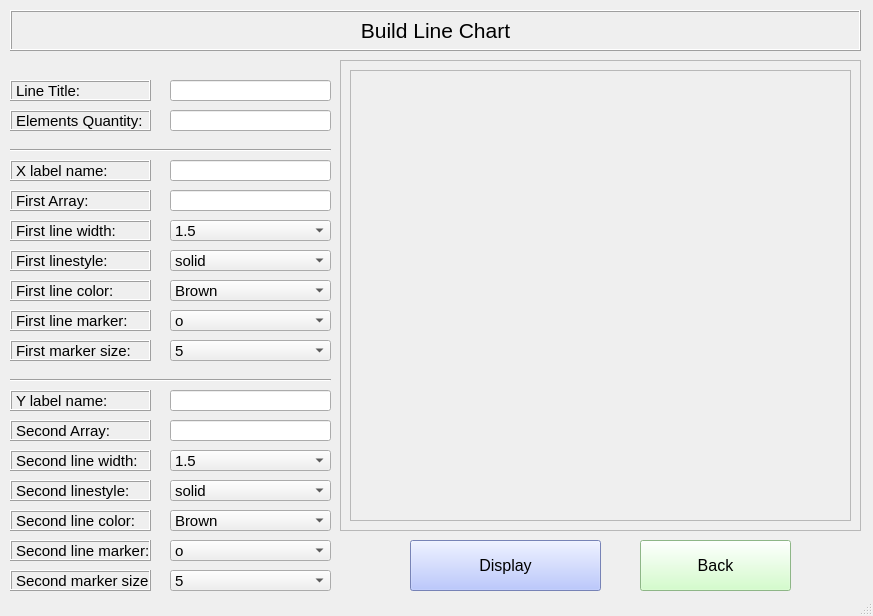
<?xml version="1.0" encoding="UTF-8"?>
<ui version="4.0">
 <class>line_page</class>
 <widget class="QMainWindow" name="line_page">
  <property name="geometry">
   <rect>
    <x>0</x>
    <y>0</y>
    <width>873</width>
    <height>616</height>
   </rect>
  </property>
  <property name="windowTitle">
   <string>MainWindow</string>
  </property>
  <widget class="QWidget" name="centralwidget">
   <widget class="QLabel" name="line_label">
    <property name="geometry">
     <rect>
      <x>10</x>
      <y>10</y>
      <width>851</width>
      <height>41</height>
     </rect>
    </property>
    <property name="font">
     <font>
      <pointsize>16</pointsize>
     </font>
    </property>
    <property name="frameShape">
     <enum>QFrame::Box</enum>
    </property>
    <property name="frameShadow">
     <enum>QFrame::Raised</enum>
    </property>
    <property name="text">
     <string>Build Line Chart</string>
    </property>
    <property name="alignment">
     <set>Qt::AlignCenter</set>
    </property>
   </widget>
   <widget class="QFrame" name="fr_down">
    <property name="geometry">
     <rect>
      <x>340</x>
      <y>60</y>
      <width>521</width>
      <height>471</height>
     </rect>
    </property>
    <property name="frameShape">
     <enum>QFrame::StyledPanel</enum>
    </property>
    <property name="frameShadow">
     <enum>QFrame::Raised</enum>
    </property>
    <layout class="QHBoxLayout" name="horizontalLayout">
     <item>
      <widget class="QFrame" name="fr_up">
       <property name="frameShape">
        <enum>QFrame::StyledPanel</enum>
       </property>
       <property name="frameShadow">
        <enum>QFrame::Raised</enum>
       </property>
      </widget>
     </item>
    </layout>
   </widget>
   <widget class="QPushButton" name="back_button">
    <property name="geometry">
     <rect>
      <x>640</x>
      <y>540</y>
      <width>151</width>
      <height>51</height>
     </rect>
    </property>
    <property name="font">
     <font>
      <pointsize>12</pointsize>
     </font>
    </property>
    <property name="styleSheet">
     <string notr="true">background-color: rgb(199, 255, 189);</string>
    </property>
    <property name="text">
     <string>Back</string>
    </property>
   </widget>
   <widget class="QLabel" name="title_label">
    <property name="geometry">
     <rect>
      <x>10</x>
      <y>80</y>
      <width>141</width>
      <height>21</height>
     </rect>
    </property>
    <property name="font">
     <font>
      <pointsize>11</pointsize>
     </font>
    </property>
    <property name="frameShape">
     <enum>QFrame::Box</enum>
    </property>
    <property name="frameShadow">
     <enum>QFrame::Raised</enum>
    </property>
    <property name="text">
     <string>Line Title:</string>
    </property>
   </widget>
   <widget class="QLabel" name="x_label">
    <property name="geometry">
     <rect>
      <x>10</x>
      <y>160</y>
      <width>141</width>
      <height>21</height>
     </rect>
    </property>
    <property name="font">
     <font>
      <pointsize>11</pointsize>
     </font>
    </property>
    <property name="frameShape">
     <enum>QFrame::Box</enum>
    </property>
    <property name="frameShadow">
     <enum>QFrame::Raised</enum>
    </property>
    <property name="text">
     <string>X label name:</string>
    </property>
   </widget>
   <widget class="QLabel" name="y_label">
    <property name="geometry">
     <rect>
      <x>10</x>
      <y>390</y>
      <width>141</width>
      <height>21</height>
     </rect>
    </property>
    <property name="font">
     <font>
      <pointsize>11</pointsize>
     </font>
    </property>
    <property name="frameShape">
     <enum>QFrame::Box</enum>
    </property>
    <property name="frameShadow">
     <enum>QFrame::Raised</enum>
    </property>
    <property name="text">
     <string>Y label name:</string>
    </property>
   </widget>
   <widget class="QLabel" name="color_label_1">
    <property name="geometry">
     <rect>
      <x>10</x>
      <y>280</y>
      <width>141</width>
      <height>21</height>
     </rect>
    </property>
    <property name="font">
     <font>
      <pointsize>11</pointsize>
     </font>
    </property>
    <property name="frameShape">
     <enum>QFrame::Box</enum>
    </property>
    <property name="frameShadow">
     <enum>QFrame::Raised</enum>
    </property>
    <property name="text">
     <string>First line color:</string>
    </property>
   </widget>
   <widget class="QLabel" name="first_label">
    <property name="geometry">
     <rect>
      <x>10</x>
      <y>190</y>
      <width>141</width>
      <height>21</height>
     </rect>
    </property>
    <property name="font">
     <font>
      <pointsize>11</pointsize>
     </font>
    </property>
    <property name="frameShape">
     <enum>QFrame::Box</enum>
    </property>
    <property name="frameShadow">
     <enum>QFrame::Raised</enum>
    </property>
    <property name="text">
     <string>First Array:</string>
    </property>
   </widget>
   <widget class="QLabel" name="second_label">
    <property name="geometry">
     <rect>
      <x>10</x>
      <y>420</y>
      <width>141</width>
      <height>21</height>
     </rect>
    </property>
    <property name="font">
     <font>
      <pointsize>11</pointsize>
     </font>
    </property>
    <property name="frameShape">
     <enum>QFrame::Box</enum>
    </property>
    <property name="frameShadow">
     <enum>QFrame::Raised</enum>
    </property>
    <property name="text">
     <string>Second Array:</string>
    </property>
   </widget>
   <widget class="QLabel" name="quantity_label">
    <property name="geometry">
     <rect>
      <x>10</x>
      <y>110</y>
      <width>141</width>
      <height>21</height>
     </rect>
    </property>
    <property name="font">
     <font>
      <pointsize>11</pointsize>
     </font>
    </property>
    <property name="frameShape">
     <enum>QFrame::Box</enum>
    </property>
    <property name="frameShadow">
     <enum>QFrame::Raised</enum>
    </property>
    <property name="text">
     <string>Elements Quantity:</string>
    </property>
   </widget>
   <widget class="QLineEdit" name="t_line">
    <property name="geometry">
     <rect>
      <x>170</x>
      <y>80</y>
      <width>161</width>
      <height>21</height>
     </rect>
    </property>
    <property name="font">
     <font>
      <pointsize>11</pointsize>
     </font>
    </property>
    <property name="text">
     <string/>
    </property>
    <property name="alignment">
     <set>Qt::AlignCenter</set>
    </property>
   </widget>
   <widget class="QLineEdit" name="x_line">
    <property name="geometry">
     <rect>
      <x>170</x>
      <y>160</y>
      <width>161</width>
      <height>21</height>
     </rect>
    </property>
    <property name="font">
     <font>
      <pointsize>11</pointsize>
     </font>
    </property>
    <property name="text">
     <string/>
    </property>
    <property name="alignment">
     <set>Qt::AlignCenter</set>
    </property>
   </widget>
   <widget class="QLineEdit" name="y_line">
    <property name="geometry">
     <rect>
      <x>170</x>
      <y>390</y>
      <width>161</width>
      <height>21</height>
     </rect>
    </property>
    <property name="font">
     <font>
      <pointsize>11</pointsize>
     </font>
    </property>
    <property name="text">
     <string/>
    </property>
    <property name="alignment">
     <set>Qt::AlignCenter</set>
    </property>
   </widget>
   <widget class="QLineEdit" name="f_line">
    <property name="geometry">
     <rect>
      <x>170</x>
      <y>190</y>
      <width>161</width>
      <height>21</height>
     </rect>
    </property>
    <property name="font">
     <font>
      <pointsize>11</pointsize>
     </font>
    </property>
    <property name="text">
     <string/>
    </property>
    <property name="alignment">
     <set>Qt::AlignCenter</set>
    </property>
   </widget>
   <widget class="QLineEdit" name="s_line">
    <property name="geometry">
     <rect>
      <x>170</x>
      <y>420</y>
      <width>161</width>
      <height>21</height>
     </rect>
    </property>
    <property name="font">
     <font>
      <pointsize>11</pointsize>
     </font>
    </property>
    <property name="text">
     <string/>
    </property>
    <property name="alignment">
     <set>Qt::AlignCenter</set>
    </property>
   </widget>
   <widget class="QLineEdit" name="q_line">
    <property name="geometry">
     <rect>
      <x>170</x>
      <y>110</y>
      <width>161</width>
      <height>21</height>
     </rect>
    </property>
    <property name="font">
     <font>
      <pointsize>11</pointsize>
     </font>
    </property>
    <property name="text">
     <string/>
    </property>
    <property name="alignment">
     <set>Qt::AlignCenter</set>
    </property>
   </widget>
   <widget class="QComboBox" name="color_box_1">
    <property name="geometry">
     <rect>
      <x>170</x>
      <y>280</y>
      <width>161</width>
      <height>21</height>
     </rect>
    </property>
    <property name="font">
     <font>
      <pointsize>11</pointsize>
     </font>
    </property>
    <item>
     <property name="text">
      <string>Brown</string>
     </property>
    </item>
    <item>
     <property name="text">
      <string>Blue</string>
     </property>
    </item>
    <item>
     <property name="text">
      <string>Red</string>
     </property>
    </item>
    <item>
     <property name="text">
      <string>Yellow</string>
     </property>
    </item>
    <item>
     <property name="text">
      <string>Black</string>
     </property>
    </item>
    <item>
     <property name="text">
      <string>Grey</string>
     </property>
    </item>
    <item>
     <property name="text">
      <string>Green</string>
     </property>
    </item>
    <item>
     <property name="text">
      <string>Pink</string>
     </property>
    </item>
    <item>
     <property name="text">
      <string>Purple</string>
     </property>
    </item>
   </widget>
   <widget class="QPushButton" name="display_button">
    <property name="geometry">
     <rect>
      <x>410</x>
      <y>540</y>
      <width>191</width>
      <height>51</height>
     </rect>
    </property>
    <property name="font">
     <font>
      <pointsize>12</pointsize>
     </font>
    </property>
    <property name="styleSheet">
     <string notr="true">background-color: rgb(166, 183, 255);</string>
    </property>
    <property name="text">
     <string>Display</string>
    </property>
   </widget>
   <widget class="QLabel" name="width_label_1">
    <property name="geometry">
     <rect>
      <x>10</x>
      <y>220</y>
      <width>141</width>
      <height>21</height>
     </rect>
    </property>
    <property name="font">
     <font>
      <pointsize>11</pointsize>
     </font>
    </property>
    <property name="frameShape">
     <enum>QFrame::Box</enum>
    </property>
    <property name="frameShadow">
     <enum>QFrame::Raised</enum>
    </property>
    <property name="text">
     <string>First line width:</string>
    </property>
   </widget>
   <widget class="QComboBox" name="width_box_1">
    <property name="geometry">
     <rect>
      <x>170</x>
      <y>220</y>
      <width>161</width>
      <height>21</height>
     </rect>
    </property>
    <property name="font">
     <font>
      <pointsize>11</pointsize>
     </font>
    </property>
    <item>
     <property name="text">
      <string>1.5</string>
     </property>
    </item>
    <item>
     <property name="text">
      <string>3</string>
     </property>
    </item>
    <item>
     <property name="text">
      <string>5</string>
     </property>
    </item>
    <item>
     <property name="text">
      <string>8</string>
     </property>
    </item>
    <item>
     <property name="text">
      <string>11</string>
     </property>
    </item>
    <item>
     <property name="text">
      <string>15</string>
     </property>
    </item>
    <item>
     <property name="text">
      <string>17</string>
     </property>
    </item>
    <item>
     <property name="text">
      <string>20</string>
     </property>
    </item>
   </widget>
   <widget class="QLabel" name="style_label_1">
    <property name="geometry">
     <rect>
      <x>10</x>
      <y>250</y>
      <width>141</width>
      <height>21</height>
     </rect>
    </property>
    <property name="font">
     <font>
      <pointsize>11</pointsize>
     </font>
    </property>
    <property name="frameShape">
     <enum>QFrame::Box</enum>
    </property>
    <property name="frameShadow">
     <enum>QFrame::Raised</enum>
    </property>
    <property name="text">
     <string>First linestyle:</string>
    </property>
   </widget>
   <widget class="QComboBox" name="style_box_1">
    <property name="geometry">
     <rect>
      <x>170</x>
      <y>250</y>
      <width>161</width>
      <height>21</height>
     </rect>
    </property>
    <property name="font">
     <font>
      <pointsize>11</pointsize>
     </font>
    </property>
    <item>
     <property name="text">
      <string>solid</string>
     </property>
    </item>
    <item>
     <property name="text">
      <string>dotted</string>
     </property>
    </item>
    <item>
     <property name="text">
      <string>dashed</string>
     </property>
    </item>
    <item>
     <property name="text">
      <string>dashdot</string>
     </property>
    </item>
    <item>
     <property name="text">
      <string>None</string>
     </property>
    </item>
   </widget>
   <widget class="QLabel" name="color_label_2">
    <property name="geometry">
     <rect>
      <x>10</x>
      <y>510</y>
      <width>141</width>
      <height>21</height>
     </rect>
    </property>
    <property name="font">
     <font>
      <pointsize>11</pointsize>
     </font>
    </property>
    <property name="frameShape">
     <enum>QFrame::Box</enum>
    </property>
    <property name="frameShadow">
     <enum>QFrame::Raised</enum>
    </property>
    <property name="text">
     <string>Second line color:</string>
    </property>
   </widget>
   <widget class="QLabel" name="style_label_2">
    <property name="geometry">
     <rect>
      <x>10</x>
      <y>480</y>
      <width>141</width>
      <height>21</height>
     </rect>
    </property>
    <property name="font">
     <font>
      <pointsize>11</pointsize>
     </font>
    </property>
    <property name="frameShape">
     <enum>QFrame::Box</enum>
    </property>
    <property name="frameShadow">
     <enum>QFrame::Raised</enum>
    </property>
    <property name="text">
     <string>Second linestyle:</string>
    </property>
   </widget>
   <widget class="QLabel" name="width_label_2">
    <property name="geometry">
     <rect>
      <x>10</x>
      <y>450</y>
      <width>141</width>
      <height>21</height>
     </rect>
    </property>
    <property name="font">
     <font>
      <pointsize>11</pointsize>
     </font>
    </property>
    <property name="frameShape">
     <enum>QFrame::Box</enum>
    </property>
    <property name="frameShadow">
     <enum>QFrame::Raised</enum>
    </property>
    <property name="text">
     <string>Second line width:</string>
    </property>
   </widget>
   <widget class="QComboBox" name="style_box_2">
    <property name="geometry">
     <rect>
      <x>170</x>
      <y>480</y>
      <width>161</width>
      <height>21</height>
     </rect>
    </property>
    <property name="font">
     <font>
      <pointsize>11</pointsize>
     </font>
    </property>
    <item>
     <property name="text">
      <string>solid</string>
     </property>
    </item>
    <item>
     <property name="text">
      <string>dotted</string>
     </property>
    </item>
    <item>
     <property name="text">
      <string>dashed</string>
     </property>
    </item>
    <item>
     <property name="text">
      <string>dashdot</string>
     </property>
    </item>
    <item>
     <property name="text">
      <string>None</string>
     </property>
    </item>
   </widget>
   <widget class="QComboBox" name="color_box_2">
    <property name="geometry">
     <rect>
      <x>170</x>
      <y>510</y>
      <width>161</width>
      <height>21</height>
     </rect>
    </property>
    <property name="font">
     <font>
      <pointsize>11</pointsize>
     </font>
    </property>
    <item>
     <property name="text">
      <string>Brown</string>
     </property>
    </item>
    <item>
     <property name="text">
      <string>Blue</string>
     </property>
    </item>
    <item>
     <property name="text">
      <string>Red</string>
     </property>
    </item>
    <item>
     <property name="text">
      <string>Yellow</string>
     </property>
    </item>
    <item>
     <property name="text">
      <string>Black</string>
     </property>
    </item>
    <item>
     <property name="text">
      <string>Grey</string>
     </property>
    </item>
    <item>
     <property name="text">
      <string>Green</string>
     </property>
    </item>
    <item>
     <property name="text">
      <string>Pink</string>
     </property>
    </item>
    <item>
     <property name="text">
      <string>Purple</string>
     </property>
    </item>
   </widget>
   <widget class="QComboBox" name="width_box_2">
    <property name="geometry">
     <rect>
      <x>170</x>
      <y>450</y>
      <width>161</width>
      <height>21</height>
     </rect>
    </property>
    <property name="font">
     <font>
      <pointsize>11</pointsize>
     </font>
    </property>
    <item>
     <property name="text">
      <string>1.5</string>
     </property>
    </item>
    <item>
     <property name="text">
      <string>3</string>
     </property>
    </item>
    <item>
     <property name="text">
      <string>5</string>
     </property>
    </item>
    <item>
     <property name="text">
      <string>8</string>
     </property>
    </item>
    <item>
     <property name="text">
      <string>11</string>
     </property>
    </item>
    <item>
     <property name="text">
      <string>15</string>
     </property>
    </item>
    <item>
     <property name="text">
      <string>17</string>
     </property>
    </item>
    <item>
     <property name="text">
      <string>20</string>
     </property>
    </item>
   </widget>
   <widget class="Line" name="line_1">
    <property name="geometry">
     <rect>
      <x>10</x>
      <y>140</y>
      <width>321</width>
      <height>21</height>
     </rect>
    </property>
    <property name="styleSheet">
     <string notr="true"/>
    </property>
    <property name="orientation">
     <enum>Qt::Horizontal</enum>
    </property>
   </widget>
   <widget class="Line" name="line_2">
    <property name="geometry">
     <rect>
      <x>10</x>
      <y>370</y>
      <width>321</width>
      <height>21</height>
     </rect>
    </property>
    <property name="orientation">
     <enum>Qt::Horizontal</enum>
    </property>
   </widget>
   <widget class="QLabel" name="marker_label_1">
    <property name="geometry">
     <rect>
      <x>10</x>
      <y>310</y>
      <width>141</width>
      <height>21</height>
     </rect>
    </property>
    <property name="font">
     <font>
      <pointsize>11</pointsize>
     </font>
    </property>
    <property name="frameShape">
     <enum>QFrame::Box</enum>
    </property>
    <property name="frameShadow">
     <enum>QFrame::Raised</enum>
    </property>
    <property name="text">
     <string>First line marker:</string>
    </property>
   </widget>
   <widget class="QComboBox" name="marker_box_1">
    <property name="geometry">
     <rect>
      <x>170</x>
      <y>310</y>
      <width>161</width>
      <height>21</height>
     </rect>
    </property>
    <property name="font">
     <font>
      <pointsize>11</pointsize>
     </font>
    </property>
    <item>
     <property name="text">
      <string>o</string>
     </property>
    </item>
    <item>
     <property name="text">
      <string>*</string>
     </property>
    </item>
    <item>
     <property name="text">
      <string>+</string>
     </property>
    </item>
    <item>
     <property name="text">
      <string>s</string>
     </property>
    </item>
    <item>
     <property name="text">
      <string>D</string>
     </property>
    </item>
    <item>
     <property name="text">
      <string>p</string>
     </property>
    </item>
    <item>
     <property name="text">
      <string>v</string>
     </property>
    </item>
    <item>
     <property name="text">
      <string>x</string>
     </property>
    </item>
   </widget>
   <widget class="QLabel" name="marker_label_2">
    <property name="geometry">
     <rect>
      <x>10</x>
      <y>540</y>
      <width>141</width>
      <height>21</height>
     </rect>
    </property>
    <property name="font">
     <font>
      <pointsize>11</pointsize>
     </font>
    </property>
    <property name="frameShape">
     <enum>QFrame::Box</enum>
    </property>
    <property name="frameShadow">
     <enum>QFrame::Raised</enum>
    </property>
    <property name="text">
     <string>Second line marker:</string>
    </property>
   </widget>
   <widget class="QComboBox" name="marker_box_2">
    <property name="geometry">
     <rect>
      <x>170</x>
      <y>540</y>
      <width>161</width>
      <height>21</height>
     </rect>
    </property>
    <property name="font">
     <font>
      <pointsize>11</pointsize>
     </font>
    </property>
    <item>
     <property name="text">
      <string>o</string>
     </property>
    </item>
    <item>
     <property name="text">
      <string>*</string>
     </property>
    </item>
    <item>
     <property name="text">
      <string>+</string>
     </property>
    </item>
    <item>
     <property name="text">
      <string>s</string>
     </property>
    </item>
    <item>
     <property name="text">
      <string>D</string>
     </property>
    </item>
    <item>
     <property name="text">
      <string>p</string>
     </property>
    </item>
    <item>
     <property name="text">
      <string>v</string>
     </property>
    </item>
    <item>
     <property name="text">
      <string>x</string>
     </property>
    </item>
   </widget>
   <widget class="QLabel" name="size_label_1">
    <property name="geometry">
     <rect>
      <x>10</x>
      <y>340</y>
      <width>141</width>
      <height>21</height>
     </rect>
    </property>
    <property name="font">
     <font>
      <pointsize>11</pointsize>
     </font>
    </property>
    <property name="frameShape">
     <enum>QFrame::Box</enum>
    </property>
    <property name="frameShadow">
     <enum>QFrame::Raised</enum>
    </property>
    <property name="text">
     <string>First marker size:</string>
    </property>
   </widget>
   <widget class="QComboBox" name="size_box_1">
    <property name="geometry">
     <rect>
      <x>170</x>
      <y>340</y>
      <width>161</width>
      <height>21</height>
     </rect>
    </property>
    <property name="font">
     <font>
      <pointsize>11</pointsize>
     </font>
    </property>
    <item>
     <property name="text">
      <string>5</string>
     </property>
    </item>
    <item>
     <property name="text">
      <string>10</string>
     </property>
    </item>
    <item>
     <property name="text">
      <string>15</string>
     </property>
    </item>
    <item>
     <property name="text">
      <string>20</string>
     </property>
    </item>
   </widget>
   <widget class="QLabel" name="size_label_2">
    <property name="geometry">
     <rect>
      <x>10</x>
      <y>570</y>
      <width>141</width>
      <height>21</height>
     </rect>
    </property>
    <property name="font">
     <font>
      <pointsize>11</pointsize>
     </font>
    </property>
    <property name="frameShape">
     <enum>QFrame::Box</enum>
    </property>
    <property name="frameShadow">
     <enum>QFrame::Raised</enum>
    </property>
    <property name="text">
     <string>Second marker size:</string>
    </property>
   </widget>
   <widget class="QComboBox" name="size_box_2">
    <property name="geometry">
     <rect>
      <x>170</x>
      <y>570</y>
      <width>161</width>
      <height>21</height>
     </rect>
    </property>
    <property name="font">
     <font>
      <pointsize>11</pointsize>
     </font>
    </property>
    <item>
     <property name="text">
      <string>5</string>
     </property>
    </item>
    <item>
     <property name="text">
      <string>10</string>
     </property>
    </item>
    <item>
     <property name="text">
      <string>15</string>
     </property>
    </item>
    <item>
     <property name="text">
      <string>20</string>
     </property>
    </item>
   </widget>
  </widget>
  <widget class="QStatusBar" name="statusbar"/>
 </widget>
 <resources/>
 <connections/>
</ui>
